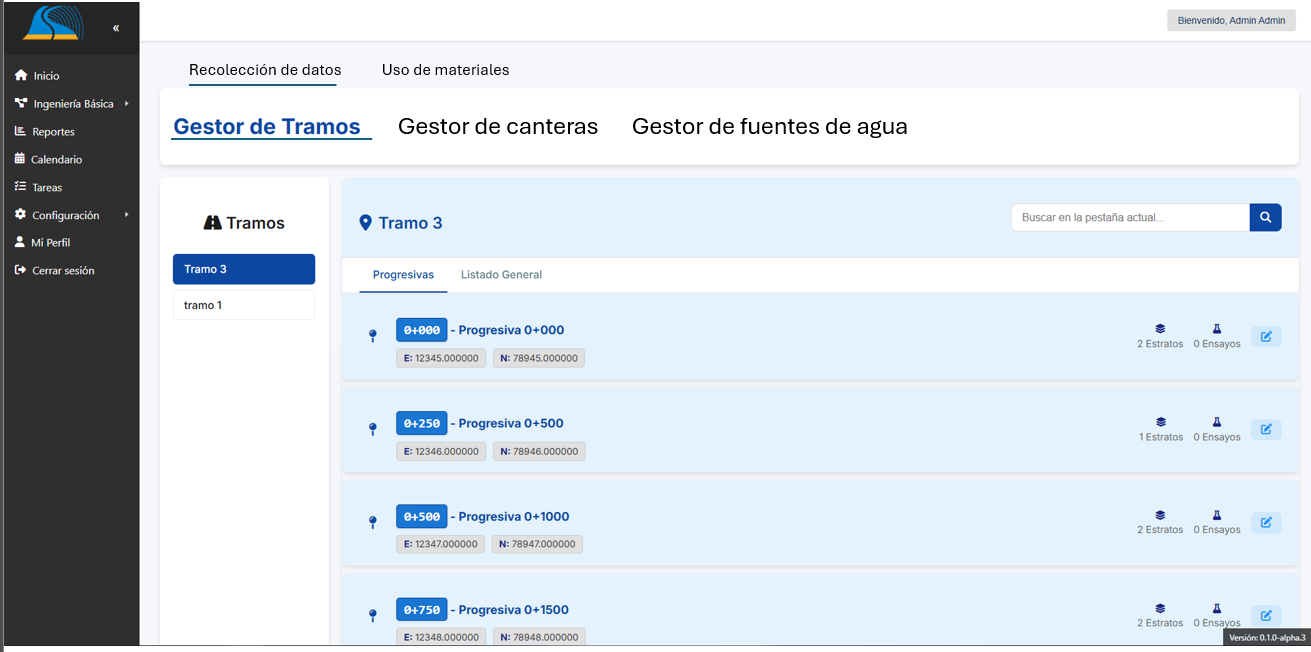
#> input picture Slorse/suelos.png, 1311 x 652 px, found by its file name
$ python zzz.py
#> lines starting #> are read from the running program, lines starting #| are printed output that depends on the picture
from PIL import Image
import numpy as np

# Nombre del archivo de imagen (debe estar en la misma carpeta que este script)
imagen_ruta = imagen_ruta = r"C:\Users\PC\Resilio Sync\geoportal (1)\Slorse\suelos.png"
salida_ruta = "imagen_ascii.txt"

# Mapa de caracteres de oscuridad (de oscuro a claro)
ascii_chars = "@%#*+=-:. "

def pixel_a_ascii(valor):
    """Convierte un valor de brillo (0-255) a un carácter ASCII"""
    return ascii_chars[int(valor / 255 * (len(ascii_chars) - 1))]

# Cargar y convertir la imagen a escala de grises
imagen = Image.open(imagen_ruta).convert("L")
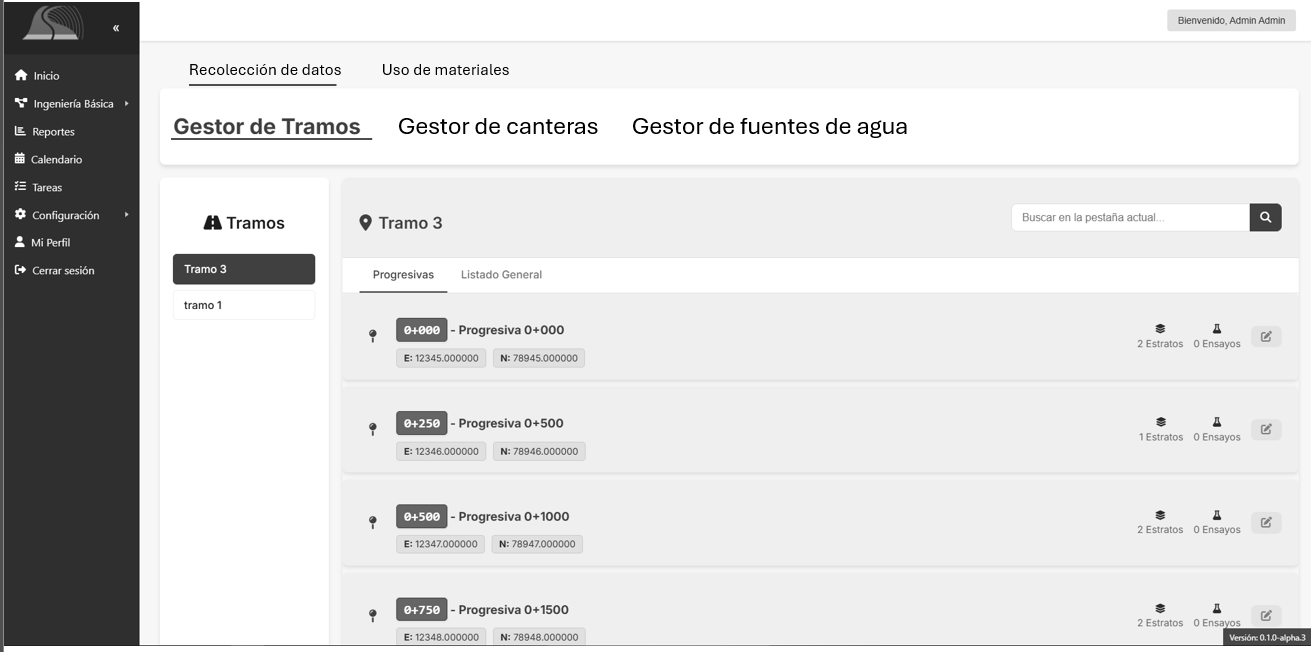
#> imagen: PIL image 1311x652 L; min 0, max 255, mean 219.7

# Ajustar tamaño (más ancho = más detalle)
ancho_nuevo = 150
ancho_original, alto_original = imagen.size
#> ancho_original = 1311; alto_original = 652
alto_nuevo = int(alto_original * ancho_nuevo / ancho_original / 2)
#> alto_nuevo = 37
imagen = imagen.resize((ancho_nuevo, alto_nuevo))
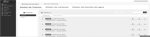
#> imagen: PIL image 150x37 L; min 31, max 255, mean 219.4

# Convertir a matriz de píxeles
pixeles = np.array(imagen)

# Crear representación ASCII
ascii_img = "\n".join("".join(pixel_a_ascii(p) for p in fila) for fila in pixeles)

# Guardar en archivo de texto
with open(salida_ruta, "w", encoding="utf-8") as f:
    f.write(ascii_img)

print(f"✅ Imagen convertida correctamente y guardada como: {salida_ruta}")

$ run again, with Slorse/db.png copied over Slorse/suelos.png
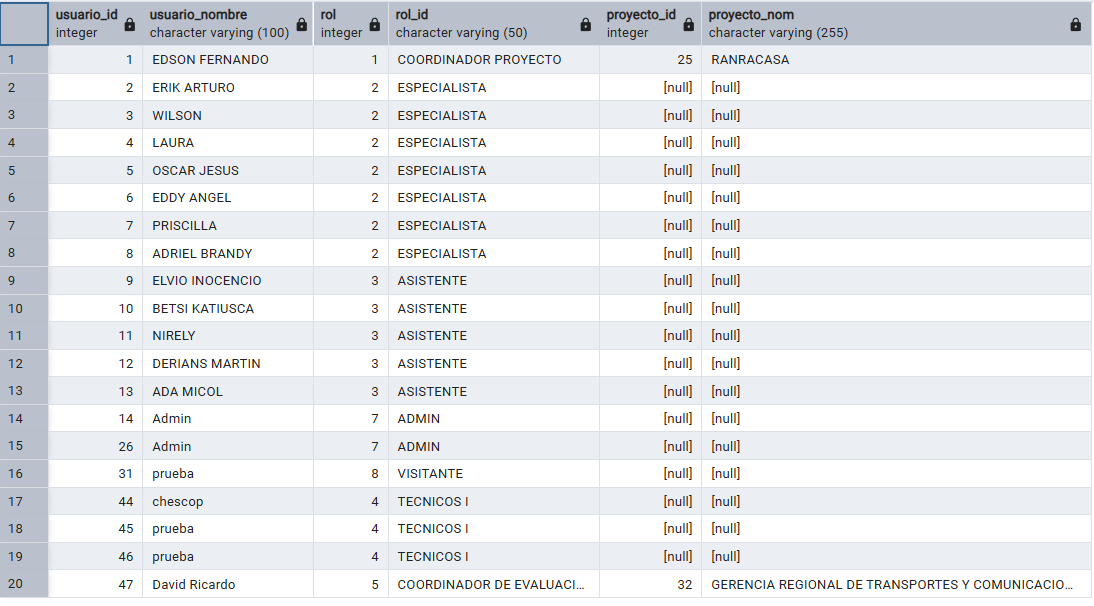
#> input picture Slorse/db.png, 1094 x 606 px, found by its file name
#> `imagen = imagen.resize((ancho_nuevo, alto_nuevo))`:
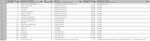
#> imagen: PIL image 150x41 L; min 108, max 255, mean 234
